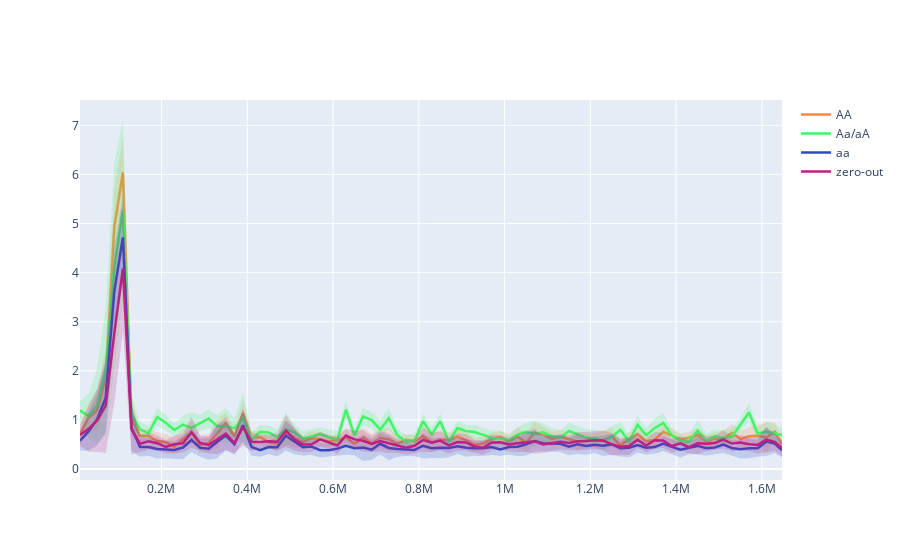

Source (notebook cell):
### Code cell
import plotly.graph_objs as go

edit_options = ["AA", "Aa/aA", "aa", "zero-out"]
gene_positions = list(change_tracker.keys())
plot_data = {}
for edit_opt in edit_options:
    all_pos = []
    for pos in gene_positions:
        all_data = np.concatenate(change_tracker[pos][edit_opt])
        all_pos.append(all_data)
    plot_data[edit_opt] = np.stack(all_pos, axis=1)

fig = go.Figure()
colors = [(245, 138, 66), (66, 245, 102), (47, 74, 196), (189, 32, 131)]
for i, edit_opt in enumerate(edit_options):
    means = plot_data[edit_opt].mean(axis=0)
    stds = plot_data[edit_opt].std(axis=0)
    y_upper = means + stds
    y_lower = means - stds

    std_color = f"rgba({','.join(str(c) for c in colors[i])},0.2)"
    print(std_color)
    fig.add_traces(
        go.Scatter(
            x=gene_positions + gene_positions[::-1],
            y=y_upper.tolist() + y_lower.tolist()[::-1],
            fill="toself",
            fillcolor=std_color,
            line=dict(color="rgba(255, 255, 255, 0)"),
            hoverinfo="skip",
            showlegend=False,
            name=edit_opt,
        )
    )
    line_color = f"rgb({','.join(str(c) for c in colors[i])})"
    fig.add_traces(
        go.Scatter(
            x=gene_positions,
            y=means,
            mode="lines",
            line=dict(color=line_color, width=2.5),
            name=edit_opt,
        )
    )

fig
